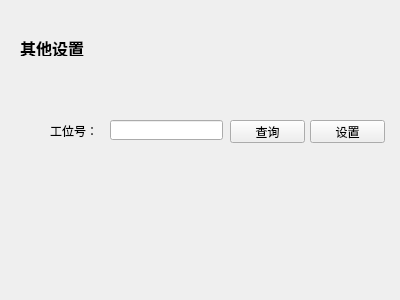
<?xml version="1.0" encoding="UTF-8"?>
<ui version="4.0">
 <class>OtherWidget</class>
 <widget class="QWidget" name="OtherWidget">
  <property name="geometry">
   <rect>
    <x>0</x>
    <y>0</y>
    <width>400</width>
    <height>300</height>
   </rect>
  </property>
  <property name="windowTitle">
   <string>Form</string>
  </property>
  <widget class="QLabel" name="label">
   <property name="geometry">
    <rect>
     <x>20</x>
     <y>40</y>
     <width>81</width>
     <height>16</height>
    </rect>
   </property>
   <property name="font">
    <font>
     <family>微软雅黑</family>
     <pointsize>12</pointsize>
     <weight>75</weight>
     <bold>true</bold>
    </font>
   </property>
   <property name="text">
    <string>其他设置</string>
   </property>
  </widget>
  <widget class="QLabel" name="label_2">
   <property name="geometry">
    <rect>
     <x>50</x>
     <y>120</y>
     <width>54</width>
     <height>21</height>
    </rect>
   </property>
   <property name="text">
    <string>工位号：</string>
   </property>
  </widget>
  <widget class="QLineEdit" name="numberEdit">
   <property name="geometry">
    <rect>
     <x>110</x>
     <y>120</y>
     <width>113</width>
     <height>20</height>
    </rect>
   </property>
  </widget>
  <widget class="QPushButton" name="queryButton">
   <property name="geometry">
    <rect>
     <x>230</x>
     <y>120</y>
     <width>75</width>
     <height>23</height>
    </rect>
   </property>
   <property name="text">
    <string>查询</string>
   </property>
  </widget>
  <widget class="QPushButton" name="setButton">
   <property name="geometry">
    <rect>
     <x>310</x>
     <y>120</y>
     <width>75</width>
     <height>23</height>
    </rect>
   </property>
   <property name="text">
    <string>设置</string>
   </property>
  </widget>
 </widget>
 <resources/>
 <connections/>
</ui>
